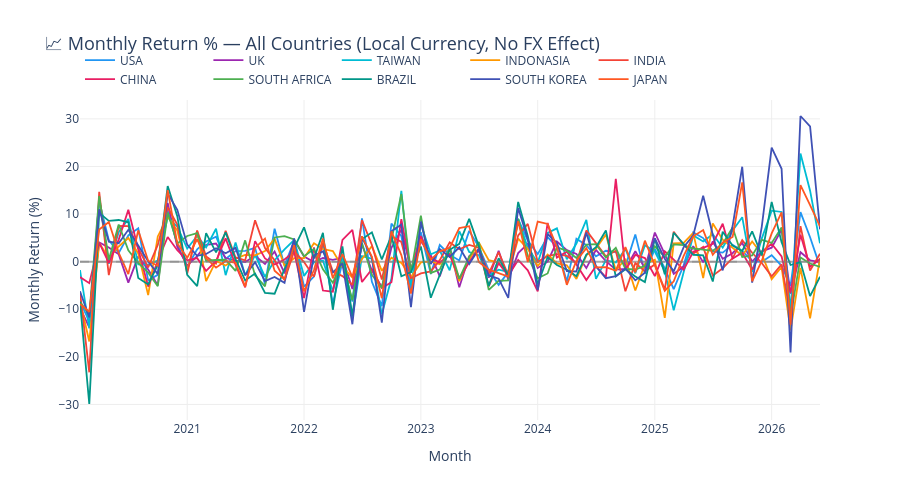

Notebook code for this chart:
### Code cell
# ---- Graph: Monthly Returns (Local Currency Only) ----
fig = go.Figure()
for country in COUNTRIES:
    # Look at pure local index returns instead of INR returns
    df = combined[country].dropna(subset=['Index_Return_Pct'])
    fig.add_trace(go.Scatter(
        x=df['Month'],
        y=df['Index_Return_Pct'],  # <-- Fixed: pointing to local index returns
        name=country,
        line=dict(color=COUNTRY_COLORS[country], width=1.8),
        mode='lines'
    ))

fig.update_layout(
    # Updated title to reflect local currency performance
    title=dict(text='📈 Monthly Return % — All Countries (Local Currency, No FX Effect)', font=dict(size=18)),
    xaxis_title='Month',
    yaxis_title='Monthly Return (%)',
    height=500,
    hovermode='x unified',
    legend=dict(orientation='h', yanchor='bottom', y=1.02, xanchor='left', x=0),
    plot_bgcolor='rgba(0,0,0,0)',
    yaxis=dict(gridcolor='#eee', zeroline=True, zerolinecolor='#aaa'),
    xaxis=dict(gridcolor='#eee')
)
fig.add_hline(y=0, line_dash='dash', line_color='gray', opacity=0.5)
fig.show()
